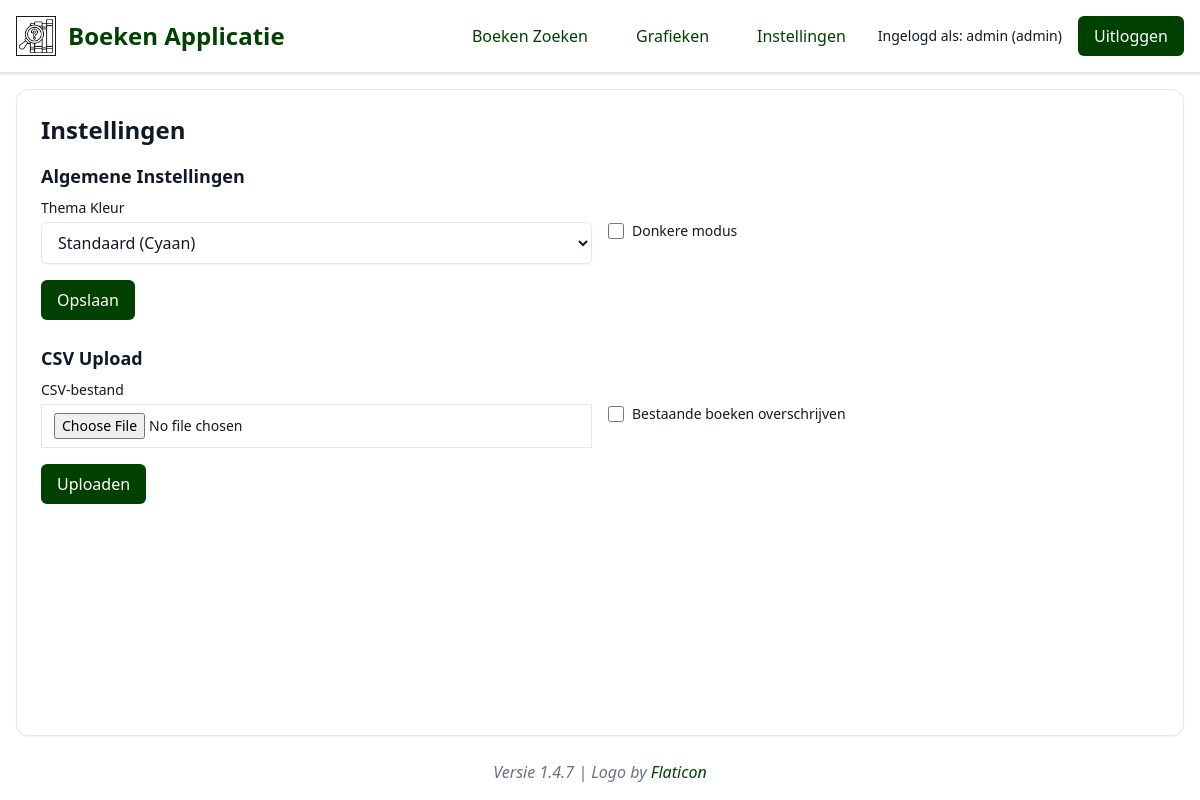
The app's page /settings (signed in), older data.
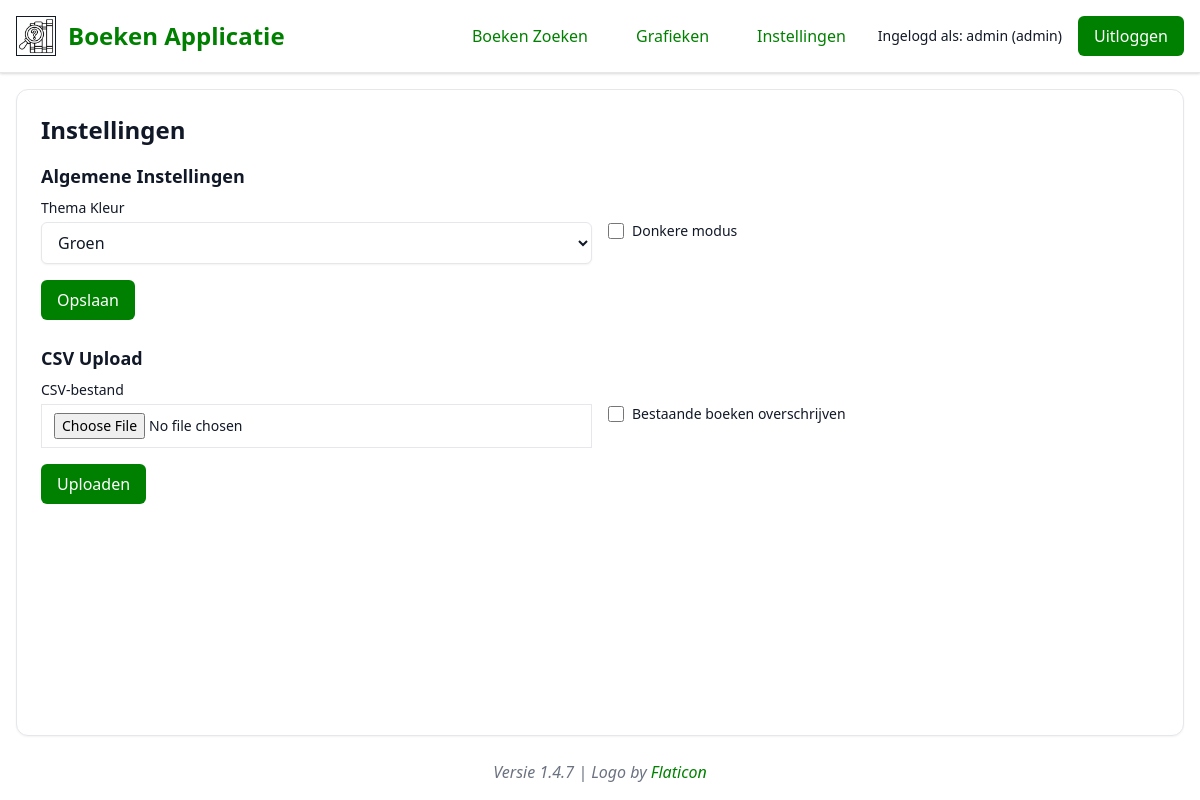
The same page, newer data.
### tables this page shows
CREATE TABLE settings
                 (id INTEGER PRIMARY KEY AUTOINCREMENT,
                  color TEXT,
                  dark_mode INTEGER);

### app.py (the view, shortened to what this page needs)
@app.route('/settings', methods=['GET', 'POST'])
@login_required
def settings():
    settings = get_settings()
    return render_template('settings.html', settings=settings, is_admin=is_admin())

### app.py (called while the page is built)
def login_required(f):
    @wraps(f)
    def decorated_function(*args, **kwargs):
        if not session.get('user_id'):
            flash('Log in om deze pagina te bekijken.', 'error')
            return redirect(url_for('login'))
        return f(*args, **kwargs)
    return decorated_function

### models/database.py (called while the page is built)
def get_db_connection():
    conn = sqlite3.connect('books.db')
    conn.row_factory = sqlite3.Row
    return conn

### models/user.py (called while the page is built)
def is_admin():
    return session.get('role') == 'admin'

### templates/settings.html (shortened to what this page needs)
<!DOCTYPE html>
<html lang="nl">
<head>
  <link href="https://cdn.jsdelivr.net/npm/tailwindcss@2.2.19/dist/tailwind.min.css" rel="stylesheet" />
</head>
<body class="min-h-screen flex flex-col">
  <header class="shadow" style="border-bottom: 1px solid var(--border-color);">
    <div class="container mx-auto max-w-7xl p-4 flex justify-between items-center">
      <div class="flex items-center space-x-3">
        <a href="{{ url_for('index') }}">
          <img src="{{ url_for('static', filename='images/logo.png') }}" alt="Boeken Applicatie Logo" class="logo" />
        </a>
        <a href="{{ url_for('index') }}" class="text-2xl font-bold link-primary">Boeken Applicatie</a>
      </div>
      <nav class="flex space-x-4 items-center">
        <a href="{{ url_for('index') }}" class="px-4 py-2 rounded-md font-medium link-primary">Boeken Zoeken</a>
        <a href="{{ url_for('statistics') }}" class="px-4 py-2 rounded-md font-medium link-primary">Grafieken</a>
        <a href="{{ url_for('settings') }}" class="px-4 py-2 rounded-md font-medium link-primary">Instellingen</a>
        <span class="text-sm">Ingelogd als: {{ session.username }} ({{ session.role }})</span>
        <a href="{{ url_for('logout') }}" class="px-4 py-2 rounded-md btn-primary">Uitloggen</a>
      </nav>
    </div>
  </header>
  <div class="container mx-auto max-w-7xl p-4 flex-1 flex flex-col">
    <div class="card rounded-xl shadow-sm p-6 flex-1">
      <h2 class="text-2xl font-bold mb-4">Instellingen</h2>
      <h3 class="text-lg font-semibold mb-2">Algemene Instellingen</h3>
      <form method="POST" class="mb-6">
        <div class="grid grid-cols-1 md:grid-cols-2 gap-4">
          <div>
            <label for="color" class="block text-sm font-medium">Thema Kleur</label>
            <select id="color" name="color" class="mt-1 block w-full rounded-md shadow-sm input-base px-3 py-2">
              <option value="#15d49b" {% if settings.color == '#15d49b' %}selected{% endif %}>Standaard (Cyaan)</option>
              <option value="#008000" {% if settings.color == '#008000' %}selected{% endif %}>Groen</option>
            </select>
          </div>
          <div class="flex items-center">
            <input type="checkbox" id="dark_mode" name="dark_mode" class="h-4 w-4 text-blue-600 border-gray-300 rounded" {% if settings.dark_mode %}checked{% endif %} />
            <label for="dark_mode" class="ml-2 block text-sm font-medium">Donkere modus</label>
          </div>
        </div>
        <div class="mt-4">
          <button type="submit" class="px-4 py-2 rounded-md btn-primary">Opslaan</button>
        </div>
      </form>
      {% if is_admin %}
      <h3 class="text-lg font-semibold mb-2">CSV Upload</h3>
      <form method="POST" action="{{ url_for('upload_csv') }}" enctype="multipart/form-data" class="mb-6">
        <div class="grid grid-cols-1 md:grid-cols-2 gap-4">
          <div>
            <label for="csv_file" class="block text-sm font-medium">CSV-bestand</label>
            <input type="file" id="csv_file" name="csv_file" accept=".csv" class="mt-1 block w-full text-sm input-base px-3 py-2" />
          </div>
          <div class="flex items-center">
            <input type="checkbox" id="overwrite" name="overwrite" class="h-4 w-4 text-blue-600 border-gray-300 rounded" />
            <label for="overwrite" class="ml-2 block text-sm font-medium">Bestaande boeken overschrijven</label>
          </div>
        </div>
        <div class="mt-4">
          <button type="submit" class="px-4 py-2 rounded-md btn-primary">Uploaden</button>
        </div>
      </form>
      {% endif %}
    </div>
    <p class="text-center mt-6 italic" style="color: var(--muted);">Versie 1.4.7 | Logo by <a href="https://www.flaticon.com" class="link-primary">Flaticon</a></p>
  </div>
</body>
</html>

Row changes from the older to the newer data that the page shows:
changed settings: color (not shown) → "Groen"
Text that changed along with them:
form field color: "Standaard (Cyaan)" → (not shown)
